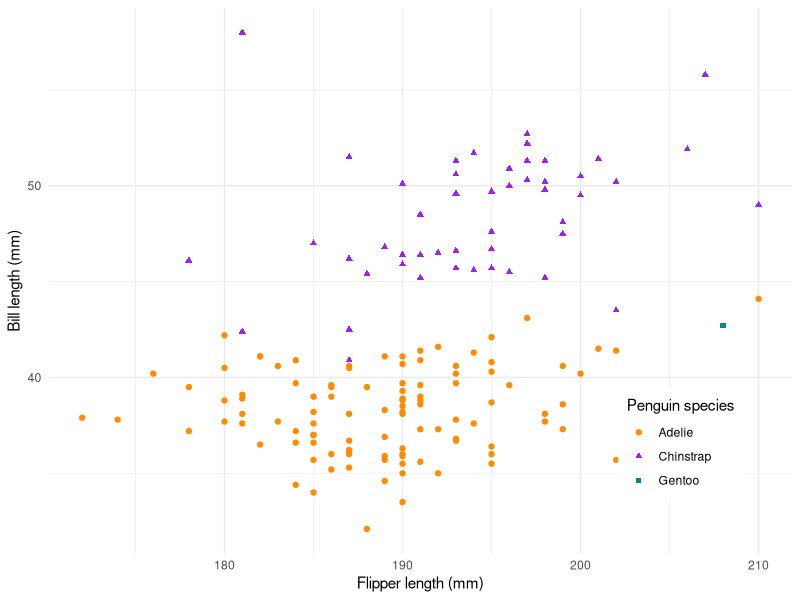
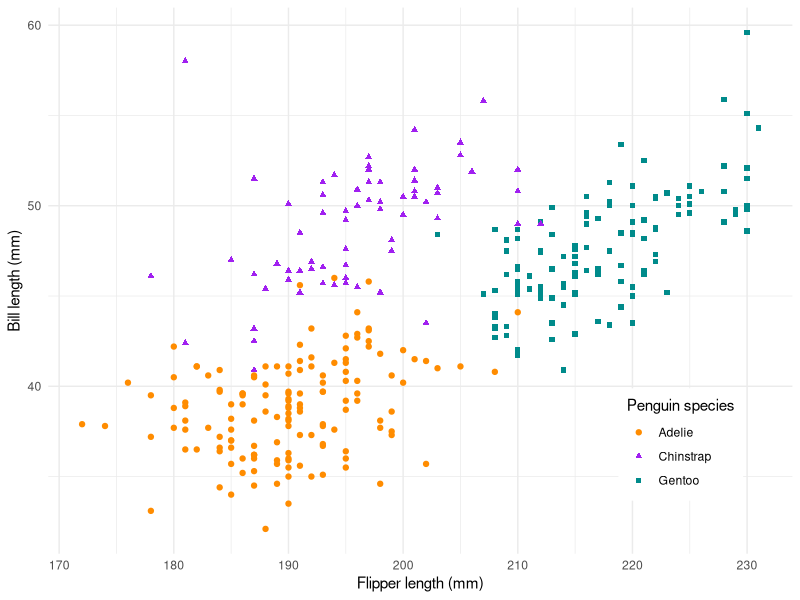

The R source for these figures, in order:
# drafting objects for single-file-app 


# load packages ----
library(palmerpenguins)
library(tidyverse)

# practice filtering data outside before bringing it into shiny

# filter penguins df for obs where body mass is >= 3000 & <= 4000 ----
body_mass_df <- penguins |> 
  filter(body_mass_g %in% c(3000:4000)) # this is what you'd want to be update-able


# create scatterplot ----
# for outputId bodyMass_scatter_plot, renderPlot ({ this code })
ggplot(na.omit(body_mass_df), 
       aes(x = flipper_length_mm, y = bill_length_mm, 
           color = species, shape = species)) +
  geom_point() +
  # adding Species name assignment to colors and shapes to avoid auto-assigning at selective ranges (i.e., Gentoo becomes orange circle at 5-6000 range, which is confusing/bad for user)
  scale_color_manual(values = c("Adelie" = "darkorange", "Chinstrap" = "purple", "Gentoo" = "cyan4")) +
  scale_shape_manual(values = c("Adelie" = 19, "Chinstrap" = 17, "Gentoo" = 15)) +
  labs(x = "Flipper length (mm)", y = "Bill length (mm)", 
       color = "Penguin species", shape = "Penguin species") +
  theme_minimal() +
  theme(legend.position = c(0.85, 0.2),
        legend.background = element_rect(color = "white"))


# live-coding

ggplot(na.omit(penguins),
       aes(x = flipper_length_mm,
           y = bill_length_mm,
           color = species,
           shape = species)) +
  geom_point() +
  # add Allison's colors
  scale_color_manual(values = c("darkorange", "purple", "cyan4")) +
  scale_shape_manual(values = c(19, 17, 15)) +
  labs(x = "Flipper length (mm)", y = "Bill length (mm)",
       color = "Penguin species", shape = "Penguin species") +
  theme_minimal() +
  # move legend and update background color
  
  theme(legend.position = c(0.85, 0.2), # x,y coordinate to move the legend (can also say top, bottom, corner, etc.)
        legend.background = element_rect(color = "white")
        )


# building filtered year datatable

year_df <- penguins |> 
  filter(year %in% c(2007, 2008, 2009))
